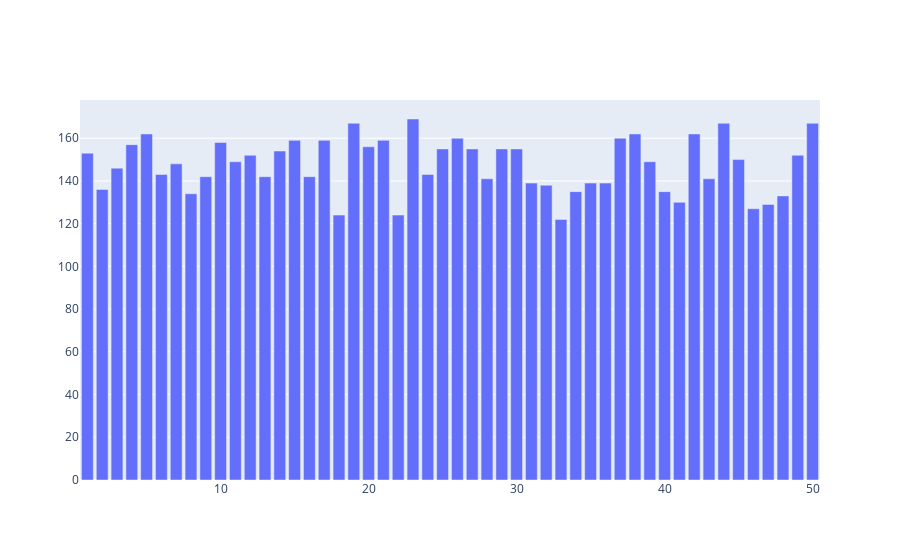

The code cell stored with this chart in its notebook:
### Code cell
# draw the chart for count
fig = go.Figure()
fig.add_trace(go.Bar(x=count.index, y=count.values, name='Win'))
fig.show()

### Figure 1 — Plotly figure (JSON) as saved in the notebook; plotly's stock layout.template omitted (floating-point values rounded to 4 significant figures)
{"data": [{"name": "Win", "type": "bar", "x": [1, 2, 3, 4, 5, 6, 7, 8, 9, 10, 11, 12, 13, 14, 15, 16, 17, 18, 19, 20, 21, 22, 23, 24, 25, 26, 27, 28, 29, 30, 31, 32, 33, 34, 35, 36, 37, 38, 39, 40, 41, 42, 43, 44, 45, 46, 47, 48, 49, 50], "y": [153, 136, 146, 157, 162, 143, 148, 134, 142, 158, 149, 152, 142, 154, 159, 142, 159, 124, 167, 156, 159, 124, 169, 143, 155, 160, 155, 141, 155, 155, 139, 138, 122, 135, 139, 139, 160, 162, 149, 135, 130, 162, 141, 167, 150, 127, 129, 133, 152, 167]}], "layout": {}}
